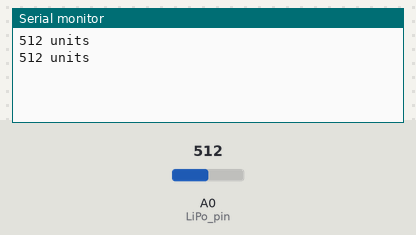
The sketch below on a simulated Arduino Nano, built with avr-gcc and run on an emulated ATmega328P. On the bench: the last lines printed to the serial monitor. The inputs (shaded band) are chosen by the test bench; at power-on: A0 (LiPo_pin) = 512.

Above: at 1.8 s.
1.9 s: A0 (LiPo_pin) set to 716
At 2.8 s:
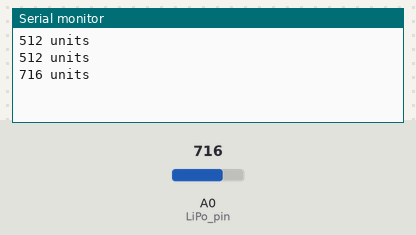
3.4 s: A0 (LiPo_pin) set to 900
At 4.8 s:
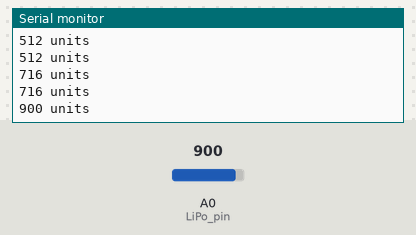
Timing chart, 0 to 6.4 s (numbered marks = the images above; inputs shaded):
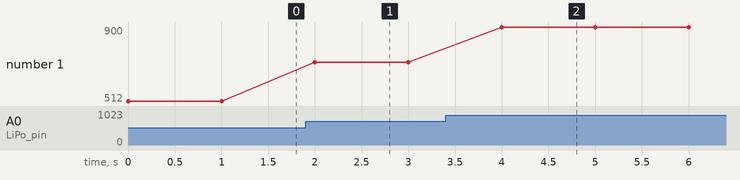

The sketch:

LiPo_battery_tester.ino
```cpp
/* This is a simple tester application to determine the voltage of the connected LiPo battery.
 */

#define LiPo_pin A0               // Define the battery measuring pin


void setup()
{
  pinMode(LiPo_pin, INPUT);       // Set the measuring pin to input
  Serial.begin(9600);             // Open the serial port for debug
}


void loop()
{
  // Get the analog voltage converted to units (~ 0V - 5V ==> 0 - 1023 units)
  // For example, 4.12V is 905 units while the Arduino Nano is powered from USB
  // The voltages need to be recalibrated when the device is operated from battery

  int reading = analogRead(0);

  // Print reading to the serial port
  Serial.print(reading);
  Serial.println(" units");

  // Wait 1 second before the next reading
  delay(1000);
}
```

Measured:
- after the input at 1.9 s, the serial monitor: prints a new line after 0.10 s (image 1)
- after the input at 3.4 s, the serial monitor: prints a new line after 0.60 s (image 2)
- plotted number 1: 512 → 716 after the input at 1.9 s, 716 → 900 after the input at 3.4 s
